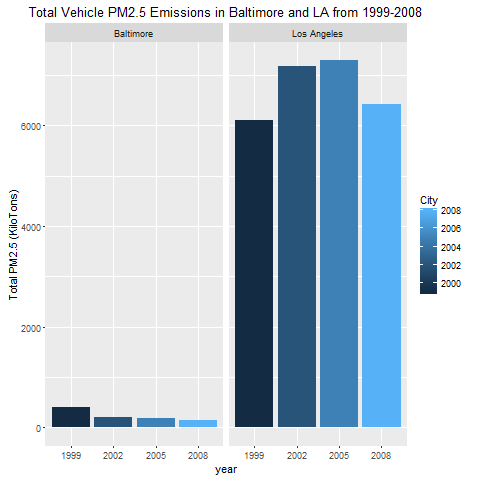

This figure's R source:
#Run plots 1-5 first

#plot 6: Compare emissions from motor vehicle sources in Baltimore City with emissions from motor vehicle sources in Los Angeles County, California (fips == "06037"). Which city has seen greater changes over time in motor vehicle emissions?
la.vehicle <- vehicle.summ[vehicle.summ$fips==06037,]
la.vehicle$City<-"Los Angeles"
balt.vehicle$City <- "Baltimore"
balt.la <- rbind(la.vehicle,balt.vehicle)
q6.plot <- ggplot(balt.la, aes(x=factor(year),y=Emissions,fill=City))+geom_bar(aes(fill=year),stat="identity")+facet_grid(.~City)+ labs(x="year", y="Total PM2.5 (KiloTons)",title="Total Vehicle PM2.5 Emissions in Baltimore and LA from 1999-2008")
print(q6.plot)
